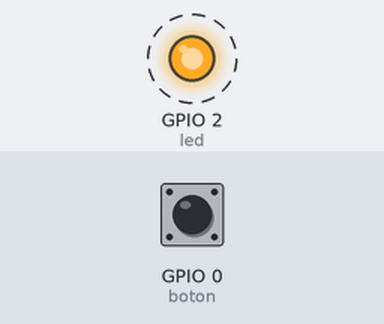
This program was run on a simulated ESP32 board running MicroPython. Shown: output pins drawn as LEDs (lit = HIGH). Dashed ring = blinking. The inputs (shaded band) are chosen by the test bench; at power-on: GPIO 0 (boton) HIGH. What the program prints to the serial console is not drawn.

Above: at 1.2 s.
1.3 s: GPIO 0 (boton) pulled LOW for 0.15 s
Timing chart, 0 to 10.4 s (numbered marks = the images above; inputs shaded):
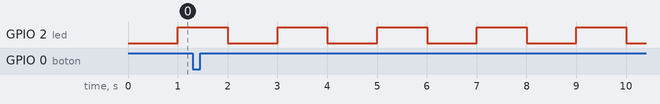

The program:

02_no_bloqueante_ticks.py
```python
# =============================================================
# Ejemplo 2 — Programa NO BLOQUEANTE con ticks_ms (sondeo)
# Placa: ESP32 con MicroPython
# Conexiones: LED en GPIO2, botón BOOT en GPIO0
# -------------------------------------------------------------
# Ya no usamos sleep(): preguntamos "¿ya pasó el tiempo?"
# en cada vuelta del bucle. El botón responde de inmediato...
# pero la CPU gira sin parar (100 % ocupada) aunque no haya
# nada que hacer. Ese es el precio del "sondeo" (polling).
# =============================================================
from machine import Pin
import time

led = Pin(2, Pin.OUT)
boton = Pin(0, Pin.IN, Pin.PULL_UP)

PERIODO_LED_MS = 1000
ultimo_cambio = time.ticks_ms()
boton_antes = 1
vueltas = 0                      # cuántas veces gira el bucle
ultimo_reporte = time.ticks_ms()

while True:
    ahora = time.ticks_ms()
    vueltas += 1

    # Tarea 1: parpadeo sin bloquear
    # ticks_diff() maneja correctamente el desbordamiento del contador
    if time.ticks_diff(ahora, ultimo_cambio) >= PERIODO_LED_MS:
        led.value(not led.value())
        ultimo_cambio = ahora

    # Tarea 2: detectar el FLANCO de bajada del botón (1 -> 0)
    boton_ahora = boton.value()
    if boton_antes == 1 and boton_ahora == 0:
        print("Botón detectado en t =", ahora, "ms")
    boton_antes = boton_ahora

    # Tarea 3: mostrar cuántas vueltas da el bucle por segundo
    if time.ticks_diff(ahora, ultimo_reporte) >= 5000:
        print("Vueltas del bucle en 5 s:", vueltas, "(CPU siempre ocupada)")
        vueltas = 0
        ultimo_reporte = ahora
```

Measured:
- by itself, GPIO 2 (led): alternates HIGH for 1.0 s and LOW for 1.0 s
